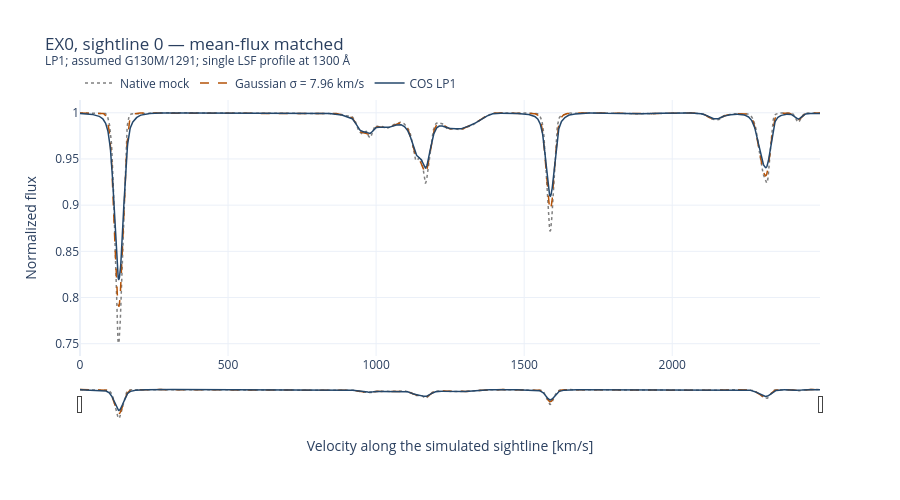

The notebook cell saved with this chart:
### Code cell
MOCK_MODEL = "EX0"
MOCK_LOS = 0

calibration_path = (
    ROOT / "outputs" / "uvb_mean_flux" / "calibration"
    / "z0_b15_seed42.json"
)

with calibration_path.open() as handle:
    calibration = json.load(handle)

if calibration["redshift"] != 0.0:
    raise ValueError("This example assumes z = 0")

tau_scale = float(calibration["results"][MOCK_MODEL]["tau_scale"])

if not np.isfinite(tau_scale) or tau_scale <= 0.0:
    raise ValueError("Expected a positive, finite optical-depth scale")

mock_path = ROOT / "data" / "raw" / f"{MOCK_MODEL}_spectra.hdf5"

# Read only the selected sightline.
with h5py.File(mock_path, "r") as handle:
    tau_mock = np.asarray(
        handle[calibration["tau_key"]][MOCK_LOS, :],
        dtype=np.float64,
    )

if tau_mock.ndim != 1 or tau_mock.size < 2:
    raise ValueError("Expected one sightline with at least two pixels")

if not np.all(np.isfinite(tau_mock)) or np.any(tau_mock < 0.0):
    raise ValueError("Optical depth must be finite and nonnegative")

flux_native = np.exp(-tau_scale * tau_mock)
dv_mock = 2500.0 / flux_native.size
velocity_mock = np.arange(flux_native.size) * dv_mock

# Prepare the LSF using this sightline's actual pixel spacing.
kernel_mock = instrument.resample_lsf(
    lsf_kernel,
    dv_in=dv_lsf,
    dv_out=dv_mock,
)

flux_cos, _ = instrument.apply_cos_lsf(
    flux_native,
    dv_sim=dv_mock,
    kernel=kernel_mock,
)

flux_gaussian, _ = instrument.apply_cos_gaussian(
    flux_native,
    dv_sim=dv_mock,
    sigma_kms=7.96,
    truncate=8.0,
)

np.testing.assert_allclose(
    [flux_cos.mean(), flux_gaussian.mean()],
    flux_native.mean(),
    rtol=0.0,
    atol=1e-12,
)

mock_fig = go.Figure()

for label, values, color, dash in [
    ("Native mock", flux_native, "#808080", "dot"),
    ("Gaussian σ = 7.96 km/s", flux_gaussian, "#B45309", "dash"),
    ("COS LP1", flux_cos, "#24476B", "solid"),
]:
    mock_fig.add_trace(
        go.Scatter(
            x=velocity_mock,
            y=values,
            mode="lines",
            name=label,
            line=dict(color=color, dash=dash, width=1.5),
            hovertemplate=(
                "Velocity: %{x:.1f} km/s"
                "<br>Flux: %{y:.4f}"
                "<extra>%{fullData.name}</extra>"
            ),
        )
    )

mock_fig.update_layout(
    title=(
        f"{MOCK_MODEL}, sightline {MOCK_LOS} — mean-flux matched"
        f"<br><sup>LP1; assumed G130M/1291; "
        f"single LSF profile at {lsf_wave:.0f} Å</sup>"
    ),
    xaxis_title="Velocity along the simulated sightline [km/s]",
    yaxis_title="Normalized flux",
    template="plotly_white",
    height=500,
    hovermode="x unified",
    legend=dict(orientation="h", y=1.01),
    xaxis=dict(rangeslider=dict(visible=True, thickness=0.1)),
)

mock_fig.show(config={"scrollZoom": True})
print(f"Mean-flux checks passed. Native mean: {flux_native.mean():.6f}")

### Figure 1 — Plotly figure (JSON) as saved in the notebook; plotly's stock layout.template omitted (floating-point values rounded to 4 significant figures; data arrays with more than 128 entries replaced by an {"elided": "..."} marker saying what was removed)
{"data": [{"hovertemplate": "Velocity: %{x:.1f} km/s<br>Flux: %{y:.4f}<extra>%{fullData.name}</extra>", "line": {"color": "#808080", "dash": "dot", "width": 1.5}, "mode": "lines", "name": "Native mock", "type": "scatter", "x": {"elided": "2499 float values"}, "y": {"elided": "2499 float values"}}, {"hovertemplate": "Velocity: %{x:.1f} km/s<br>Flux: %{y:.4f}<extra>%{fullData.name}</extra>", "line": {"color": "#B45309", "dash": "dash", "width": 1.5}, "mode": "lines", "name": "Gaussian σ = 7.96 km/s", "type": "scatter", "x": {"elided": "2499 float values"}, "y": {"elided": "2499 float values"}}, {"hovertemplate": "Velocity: %{x:.1f} km/s<br>Flux: %{y:.4f}<extra>%{fullData.name}</extra>", "line": {"color": "#24476B", "dash": "solid", "width": 1.5}, "mode": "lines", "name": "COS LP1", "type": "scatter", "x": {"elided": "2499 float values"}, "y": {"elided": "2499 float values"}}], "layout": {"height": 500, "hovermode": "x unified", "legend": {"orientation": "h", "y": 1.01}, "title": {"text": "EX0, sightline 0 — mean-flux matched<br><sup>LP1; assumed G130M/1291; single LSF profile at 1300 Å</sup>"}, "xaxis": {"rangeslider": {"thickness": 0.1, "visible": true}, "title": {"text": "Velocity along the simulated sightline [km/s]"}}, "yaxis": {"title": {"text": "Normalized flux"}}}}
